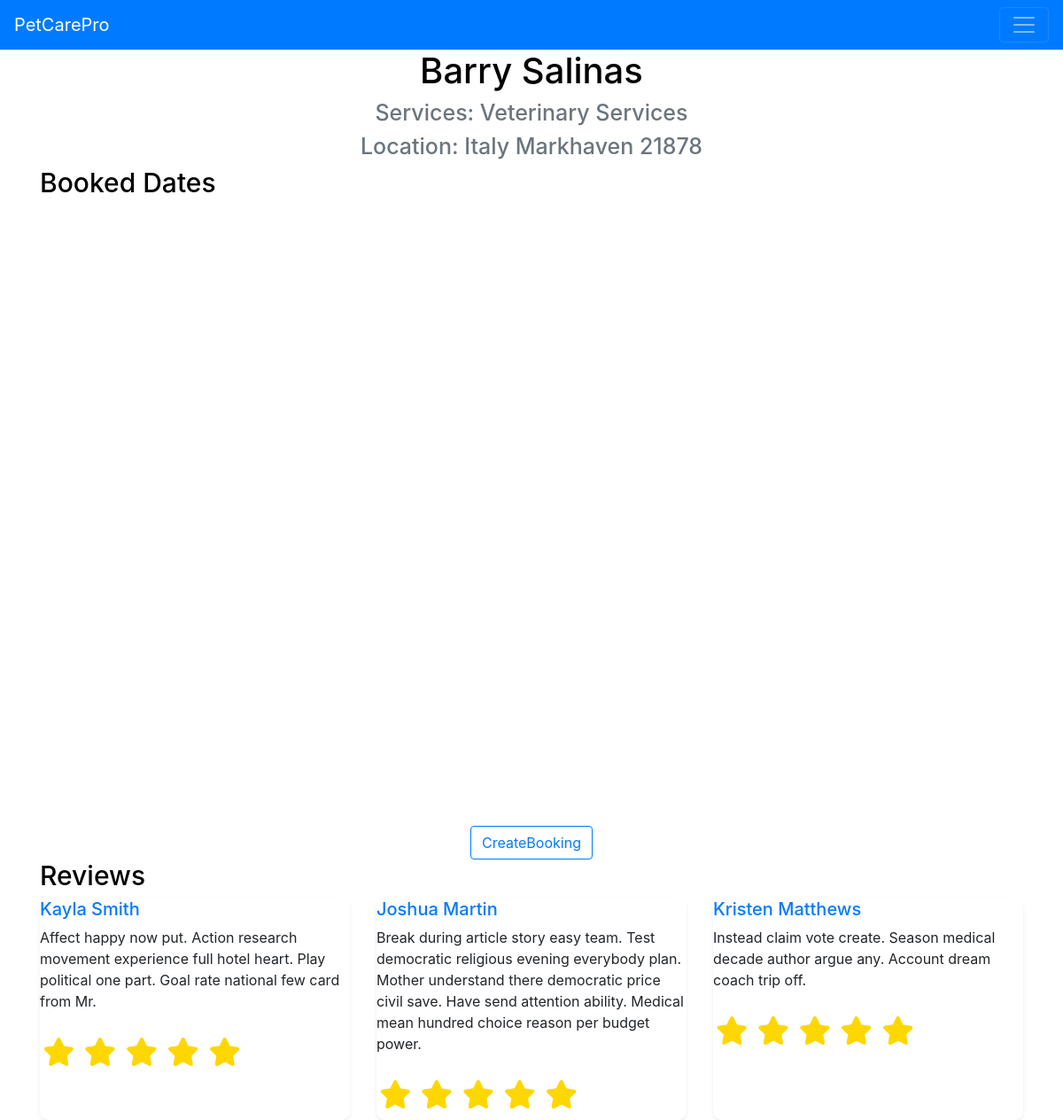
Screenshot of /viewproviderprofile/2 (signed in) with the database file from the repository.
### app/models.py (models this page shows)
class User(UserMixin,db.Model):
    __tablename__ = "users"
    id = db.Column(db.Integer, primary_key=True, autoincrement=True)
    username = db.Column(db.String(50), index=True)
    password = db.Column(db.String(50), index=True)
    email = db.Column(db.String(50))
    fname = db.Column(db.String(50))
    lname = db.Column(db.String(50))
    user_type = db.Column(db.String(50))
    pets = db.relationship('Pet', backref='owner', lazy='dynamic')
    provider_profile = db.relationship('ProviderProfile', backref='user', uselist=False)
    bookings = db.relationship('Booking', secondary=user_booking_association, backref='users', lazy='dynamic')
    reviews = db.relationship('Review', backref='users', lazy='dynamic')

class ProviderProfile(db.Model):
    __tablename__ = "provider_profiles"
    id = db.Column(db.Integer, primary_key=True, autoincrement=True)
    user_id = db.Column(db.Integer, db.ForeignKey('users.id'))
    services_offered = db.Column(db.String(1000))
    country = db.Column(db.String(100))
    city = db.Column(db.String(100))
    postcode = db.Column(db.String(100))
    rating = db.Column(db.Float)

class Review(db.Model):
    __tablename__ = "reviews"
    id = db.Column(db.Integer, primary_key=True, autoincrement=True)
    owner_id = db.Column(db.Integer, db.ForeignKey('users.id'))
    provider_id = db.Column(db.Integer, db.ForeignKey('provider_profiles.id'))
    booking_id = db.Column(db.Integer, db.ForeignKey('bookings.id'))
    rating = db.Column(db.Float)
    comment = db.Column(db.String(10000))
    booking = db.relationship('Booking', backref='review')

### app/views.py (the view)
@app.route('/viewproviderprofile/<id>',methods=['GET','POST'])
@login_required
def viewProviderProfile(id):
    provider = models.ProviderProfile.query.filter_by(id=id).first()
    bookings = models.Booking.query.filter_by(provider_id=id,status="Confirmed").all()
    topreviews = models.Review.query.filter_by(provider_id=id).order_by(models.Review.rating.desc()).limit(3).all()
    if bookings:
        booked_dates = [
        {'start': b.date_start.strftime('%Y-%m-%dT%H:%M:%S'),
         'end': b.date_finish.strftime('%Y-%m-%dT%H:%M:%S')}
        for b in bookings
        ]
    else:
        booked_dates = []
    booked_dates_json = json.dumps(booked_dates)
    return render_template('ProviderProfile.html',
                           title='Provider Profile',
                           provider= provider,
                           subheader1 = "Booked Dates",
                           subheader2 = "Reviews",
                           booked_dates =booked_dates_json,
                           topreviews=topreviews)

### app/models.py (called while the page is built)
@login_manager.user_loader
def load_user(id):
    return db.session.get(User, int(id))

### app/templates/ProviderProfile.html (shortened to what this page needs)
{% extends "PageLayout.html" %}
{% block content %}
<header>
  <h1>{{provider.user.fname}} {{provider.user.lname}}</h1>
</header>
<div class="container">
  <div class="row g-2 ">
    <div class="col">
      <h2 class="text-secondary text-center">Services: {{provider.services_offered}}</h2>
    </div>
  </div>
  <div class="row g-2 ">
    <div class="col">
      <h2 class="text-secondary text-center">Location: {{provider.country}} {{provider.city}} {{provider.postcode}}</h2>
    </div>
  </div>
  <div class="row g-2 ">
    <div class="col">
      {% if subheader1%}
      <h1>{{subheader1 }}</h1>
      {% endif %}
    </div>
  </div>
  <div id="calendar"></div>
  <div class="row g-2">
    <div class="col text-center">
      <a href="{{ url_for('CreateBooking', provider_id=provider.id) }}" class="btn btn-outline-primary">CreateBooking</a>
    </div>
  </div>
  <div class="row g-2 ">
    <div class="col">
      {% if subheader2%}
      <a href="{{ url_for('Reviews', provider_id=provider.id) }}"><h1>{{subheader2 }}</h1></a>
      {% endif %}
    </div>
  </div>
  <div class="row g-2 ">
    {% for t in topreviews %}
    <div class="col-md-4 d-flex" >
      <div class="info shadow-sm border-light w-100">
        <div class="info-body">
          <h5 class="info-title text-primary">{{t.users.fname}} {{t.users.lname}}</h5>
          <p class="info-text">{{t.comment}}</p>
          <div class="star_rating">
            <span class="star {% if t.rating >= 1 %}whole{% endif %}"></span>
            <span class="star {% if t.rating >= 2 %}whole{% endif %}"></span>
            <span class="star {% if t.rating >= 3 %}whole{% endif %}"></span>
            <span class="star {% if t.rating >= 4 %}whole{% endif %}"></span>
            <span class="star {% if t.rating >= 5 %}whole{% endif %}"></span>
          </div>
        </div>
      </div>
    </div>
    {% endfor %}
  </div>
</div>
{% endblock %}

### app/static/stylesheet.css (style rules this page uses)
* { box-sizing: border-box; }
body { background-color: white; }
header { background-color: white; text-align: center; font-size: 50px; color: black; }
.col h1 { color: black; font-size: 30px; padding:0; }
.col h2 { color: black; font-size: 25px; padding:0; }
.container { margin-left: "0"; }
#calendar { max-width: 700px; height: 700px; margin: 0 auto; }
.star_rating { display: inline-block; border: 0; }
.star:before { display: inline-block; font-size: 2rem; padding: .3rem .2rem; margin: 0; font-family: FontAwesome; content: "\f005"; color: grey; }
.star.whole:before { content: "\f005"; color: gold; }
.info { border-radius: 10px; }
.info-title { font-size: 1.25rem; }
.info-text { font-size: 1rem; }

### rows the page displays
User: user.fname "Barry", user.lname "Salinas"
ProviderProfile: services_offered "Veterinary Services", country "Italy", city "Markhaven", postcode "21878"
Review: users.fname "Kayla", users.lname "Smith", comment "Affect happy now put. Action research movement experience full hotel heart. Play political one part. Goal rate national few card from Mr."
Review: users.fname "Joshua", users.lname "Martin", comment "Break during article story easy team. Test democratic religious evening everybody plan. Mother understand there democratic price civil save. Have send attention ability. Medical mean hundred choice reason per budget power."
Review: users.fname "Kristen", users.lname "Matthews", comment "Instead claim vote create. Season medical decade author argue any. Account dream coach trip off."

### other values shown
{{ subheader1 }} "Booked Dates"
{{ subheader2 }} "Reviews"
